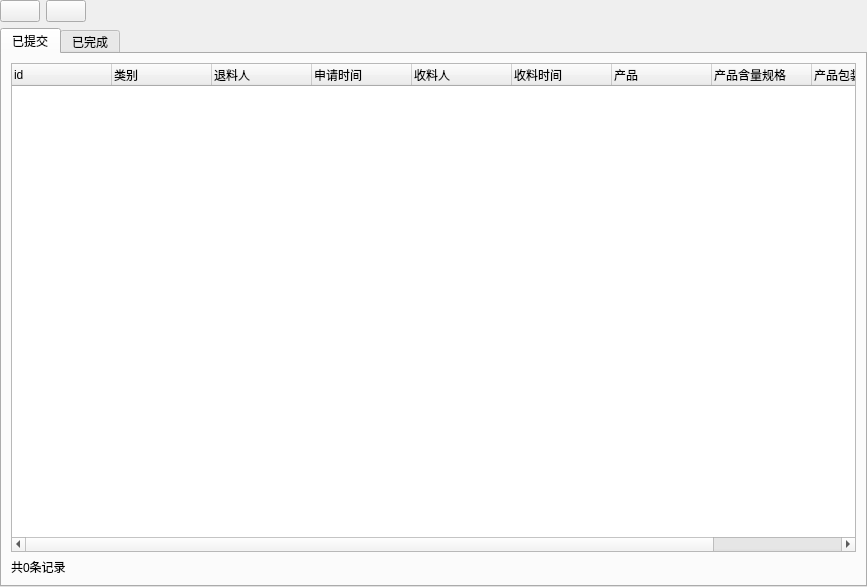
<?xml version="1.0" encoding="UTF-8"?>
<ui version="4.0">
 <class>Form</class>
 <widget class="QWidget" name="Form">
  <property name="geometry">
   <rect>
    <x>0</x>
    <y>0</y>
    <width>867</width>
    <height>587</height>
   </rect>
  </property>
  <property name="windowTitle">
   <string>Form</string>
  </property>
  <layout class="QGridLayout" name="gridLayout">
   <property name="leftMargin">
    <number>0</number>
   </property>
   <property name="topMargin">
    <number>0</number>
   </property>
   <property name="rightMargin">
    <number>0</number>
   </property>
   <property name="bottomMargin">
    <number>0</number>
   </property>
   <item row="0" column="0">
    <layout class="QHBoxLayout" name="horizontalLayout">
     <item>
      <widget class="QPushButton" name="pushButton_refresh">
       <property name="sizePolicy">
        <sizepolicy hsizetype="Fixed" vsizetype="Fixed">
         <horstretch>0</horstretch>
         <verstretch>0</verstretch>
        </sizepolicy>
       </property>
       <property name="toolTip">
        <string>&lt;html&gt;&lt;head/&gt;&lt;body&gt;&lt;p&gt;刷新&lt;/p&gt;&lt;/body&gt;&lt;/html&gt;</string>
       </property>
       <property name="styleSheet">
        <string notr="true"/>
       </property>
       <property name="text">
        <string/>
       </property>
       <property name="icon">
        <iconset resource="../../stuff/views/stuffimages.qrc">
         <normaloff>:/logo/images/refresh.png</normaloff>:/logo/images/refresh.png</iconset>
       </property>
       <property name="iconSize">
        <size>
         <width>30</width>
         <height>30</height>
        </size>
       </property>
      </widget>
     </item>
     <item>
      <widget class="QPushButton" name="printerButton">
       <property name="sizePolicy">
        <sizepolicy hsizetype="Fixed" vsizetype="Fixed">
         <horstretch>0</horstretch>
         <verstretch>0</verstretch>
        </sizepolicy>
       </property>
       <property name="toolTip">
        <string>&lt;html&gt;&lt;head/&gt;&lt;body&gt;&lt;p&gt;打印&lt;/p&gt;&lt;/body&gt;&lt;/html&gt;</string>
       </property>
       <property name="text">
        <string/>
       </property>
       <property name="icon">
        <iconset resource="../../stuff/views/stuffimages.qrc">
         <normaloff>:/logo/images/printer.png</normaloff>:/logo/images/printer.png</iconset>
       </property>
       <property name="iconSize">
        <size>
         <width>30</width>
         <height>30</height>
        </size>
       </property>
      </widget>
     </item>
     <item>
      <spacer name="horizontalSpacer">
       <property name="orientation">
        <enum>Qt::Horizontal</enum>
       </property>
       <property name="sizeHint" stdset="0">
        <size>
         <width>40</width>
         <height>20</height>
        </size>
       </property>
      </spacer>
     </item>
    </layout>
   </item>
   <item row="2" column="0">
    <widget class="QTabWidget" name="tabWidget">
     <property name="currentIndex">
      <number>0</number>
     </property>
     <widget class="QWidget" name="tab_0">
      <attribute name="title">
       <string>已提交</string>
      </attribute>
      <layout class="QGridLayout" name="gridLayout_2">
       <item row="0" column="0">
        <widget class="QTreeWidget" name="stuffdrawpaperlist">
         <property name="sizePolicy">
          <sizepolicy hsizetype="Expanding" vsizetype="Expanding">
           <horstretch>12</horstretch>
           <verstretch>15</verstretch>
          </sizepolicy>
         </property>
         <property name="selectionMode">
          <enum>QAbstractItemView::ExtendedSelection</enum>
         </property>
         <column>
          <property name="text">
           <string>id</string>
          </property>
         </column>
         <column>
          <property name="text">
           <string>类别</string>
          </property>
         </column>
         <column>
          <property name="text">
           <string>退料人</string>
          </property>
         </column>
         <column>
          <property name="text">
           <string>申请时间</string>
          </property>
         </column>
         <column>
          <property name="text">
           <string>收料人</string>
          </property>
         </column>
         <column>
          <property name="text">
           <string>收料时间</string>
          </property>
         </column>
         <column>
          <property name="text">
           <string>产品</string>
          </property>
         </column>
         <column>
          <property name="text">
           <string>产品含量规格</string>
          </property>
         </column>
         <column>
          <property name="text">
           <string>产品包装规格</string>
          </property>
         </column>
         <column>
          <property name="text">
           <string>产品批号</string>
          </property>
         </column>
        </widget>
       </item>
       <item row="1" column="0">
        <widget class="QLabel" name="countlabel">
         <property name="text">
          <string>共0条记录</string>
         </property>
        </widget>
       </item>
      </layout>
     </widget>
     <widget class="QWidget" name="tab_1">
      <attribute name="title">
       <string>已完成</string>
      </attribute>
     </widget>
    </widget>
   </item>
  </layout>
 </widget>
 <resources>
  <include location="../../stuff/views/stuffimages.qrc"/>
 </resources>
 <connections/>
</ui>
